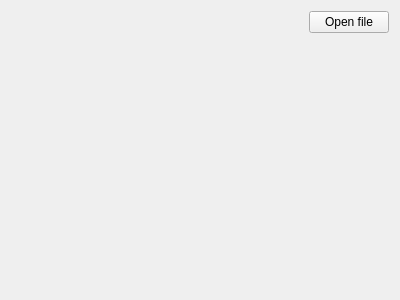
<?xml version="1.0" encoding="UTF-8"?>
<ui version="4.0">
 <class>Eighth</class>
 <widget class="QWidget" name="Eighth">
  <property name="geometry">
   <rect>
    <x>0</x>
    <y>0</y>
    <width>400</width>
    <height>300</height>
   </rect>
  </property>
  <property name="windowTitle">
   <string>Form</string>
  </property>
  <layout class="QVBoxLayout" name="verticalLayout">
   <item>
    <layout class="QHBoxLayout" name="horizontalLayout">
     <item>
      <spacer name="horizontalSpacer">
       <property name="orientation">
        <enum>Qt::Horizontal</enum>
       </property>
       <property name="sizeHint" stdset="0">
        <size>
         <width>40</width>
         <height>20</height>
        </size>
       </property>
      </spacer>
     </item>
     <item>
      <widget class="QPushButton" name="pushButton">
       <property name="text">
        <string>Open file</string>
       </property>
      </widget>
     </item>
    </layout>
   </item>
   <item>
    <layout class="QHBoxLayout" name="horizontalLayout_2">
     <item>
      <widget class="QLabel" name="resultLabel">
       <property name="text">
        <string/>
       </property>
      </widget>
     </item>
    </layout>
   </item>
  </layout>
 </widget>
 <resources/>
 <connections/>
</ui>
